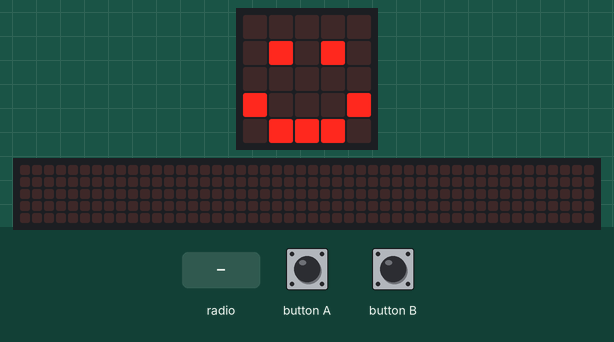
This program was run on a simulated BBC micro:bit (MakeCode). Parts: the board's 5×5 LED display, a strip that is not on the board, showing the scrolling text unrolled. The test bench sets the inputs (shaded band). No radio messages arrive unless stated (any console line starting 'radio sent:' is added by the test bench); the 48×5 strip is a reading aid, not a part: it shows the text the display is scrolling, unrolled, one strip-width of it at a time; what the program prints to the serial console is not drawn.

Above: at 1.8 s.
1.9 s: radio message "Hoi hoe gaat het?" arrives
At 2.51 s:
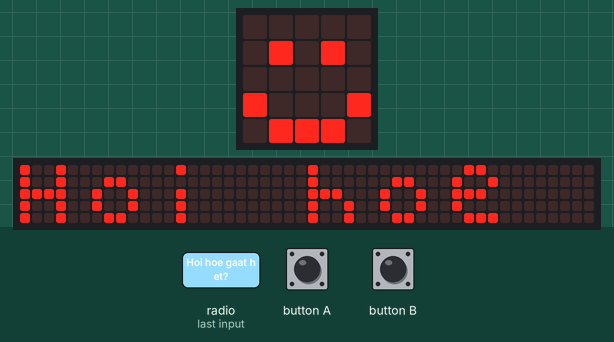
At 2.96 s:
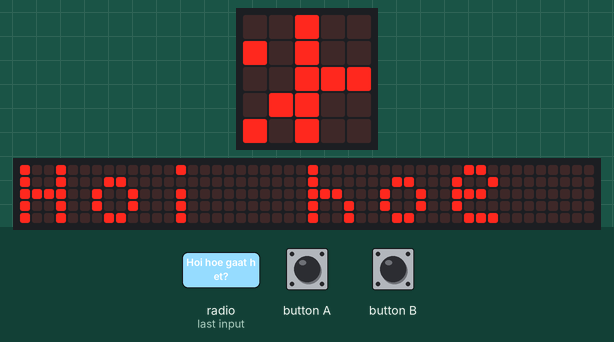

Measured:
- after the input at 1.9 s, the display: changes after 0.54 s (image 1)

The program:

main.ts
```typescript
input.onButtonPressed(Button.A, function () {
    radio.sendValue("Aanval", 30)
})
radio.onReceivedString(function (receivedString) {
    basic.showString(receivedString)
})
input.onButtonPressed(Button.B, function () {
    radio.sendString("Hoi hoe gaat het?")
})
radio.onReceivedValue(function (name, value) {
    Hp += 0 - value
})
let Hp = 69
radio.setTransmitPower(7)
radio.setGroup(69)
basic.showIcon(IconNames.Heart)
basic.forever(function () {
    if (Hp > 50) {
        basic.showIcon(IconNames.Happy)
    } else if (Hp > 30 && Hp <= 50) {
        basic.showIcon(IconNames.Asleep)
    } else if (Hp > 10 && Hp <= 30) {
        basic.showIcon(IconNames.Sad)
    } else {
        basic.showIcon(IconNames.Skull)
    }
})
```

test.ts
```typescript
// tests gaan hier; deze zal niet worden gecompileerd wanneer dit pakket wordt gebruikt als extensie.
```
